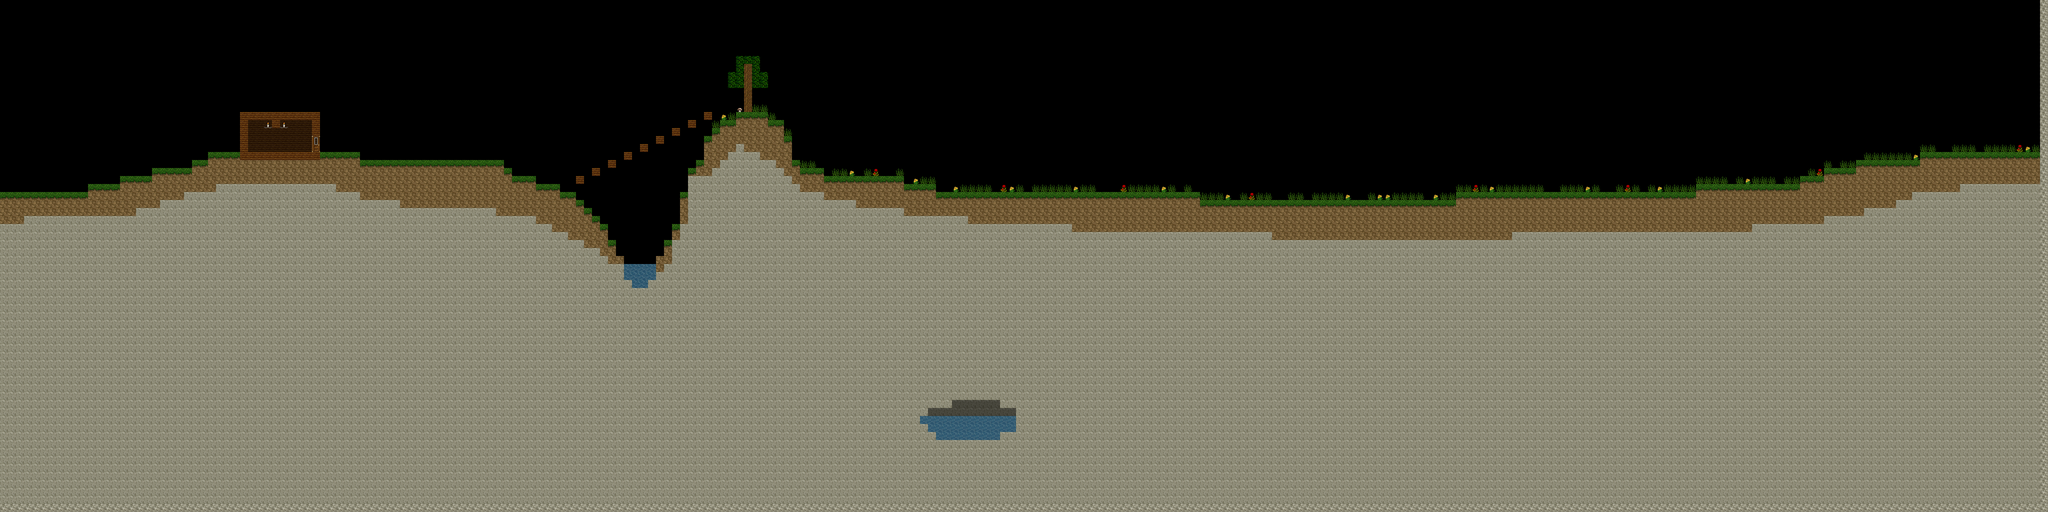

Tiled map render using the project's own tile images. Description and the map definition, with tile-layer contents summarised, below:
An orthogonal 256x64 tile map with 16x16 px tiles, 3 tile layers (Wall, PlayerPlacedWall, World).

<map version="1.0" orientation="orthogonal" width="256" height="64" tilewidth="16" tileheight="16">
 <tileset firstgid="1" source="terram.tsx" />
 <layer name="Wall" width="256" height="64">
  <data>[16384 cells, 10639 non-empty, 3 distinct tile ids]</data>
 </layer>
 <layer name="PlayerPlacedWall" width="256" height="64">
  <data>[16384 cells, 290 non-empty, 2 distinct tile ids]</data>
 </layer>
 <layer name="World" width="256" height="64">
  <data>[16384 cells, 10808 non-empty, 15 distinct tile ids]</data>
 </layer>
</map>
